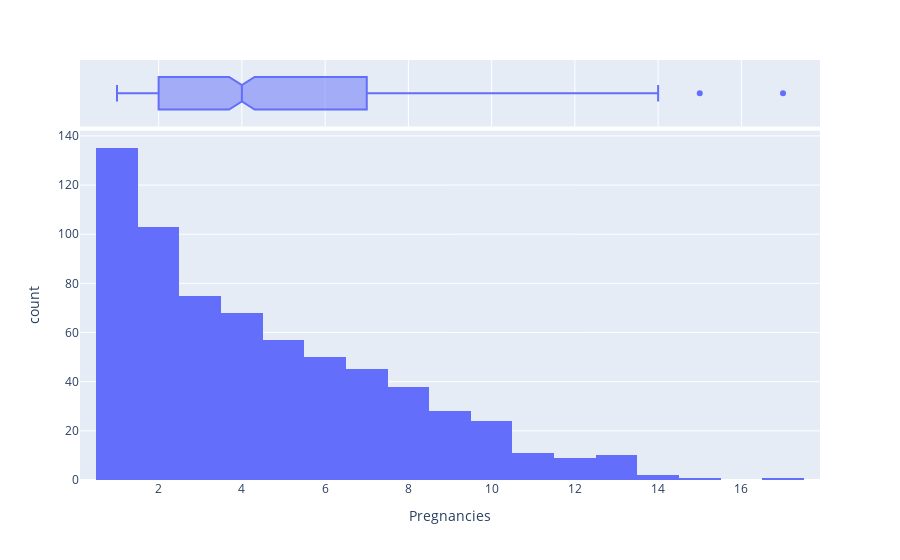

This figure's notebook cell:
### Code cell
# Pregnancies column

fig = px.histogram(df_1['Pregnancies'], x="Pregnancies",marginal="box")
fig.show()

### Figure 1 — Plotly figure (JSON) as saved in the notebook; plotly's stock layout.template omitted (floating-point values rounded to 4 significant figures; data arrays with more than 128 entries replaced by an {"elided": "..."} marker saying what was removed)
{"data": [{"alignmentgroup": "True", "bingroup": "x", "hovertemplate": "Pregnancies=%{x}<br>count=%{y}<extra></extra>", "legendgroup": "", "marker": {"color": "#636efa", "pattern": {"shape": ""}}, "name": "", "offsetgroup": "", "orientation": "v", "showlegend": false, "type": "histogram", "x": {"elided": "768 int values"}, "xaxis": "x", "yaxis": "y"}, {"alignmentgroup": "True", "hovertemplate": "Pregnancies=%{x}<extra></extra>", "legendgroup": "", "marker": {"color": "#636efa"}, "name": "", "notched": true, "offsetgroup": "", "showlegend": false, "type": "box", "x": {"elided": "768 int values"}, "xaxis": "x2", "yaxis": "y2"}], "layout": {"barmode": "relative", "legend": {"tracegroupgap": 0}, "margin": {"t": 60}, "xaxis": {"anchor": "y", "domain": [0, 1], "title": {"text": "Pregnancies"}}, "xaxis2": {"anchor": "y2", "domain": [0, 1], "matches": "x", "showgrid": true, "showticklabels": false}, "yaxis": {"anchor": "x", "domain": [0, 0.8316], "title": {"text": "count"}}, "yaxis2": {"anchor": "x2", "domain": [0.8416, 1], "matches": "y2", "showgrid": false, "showline": false, "showticklabels": false, "ticks": ""}}}
